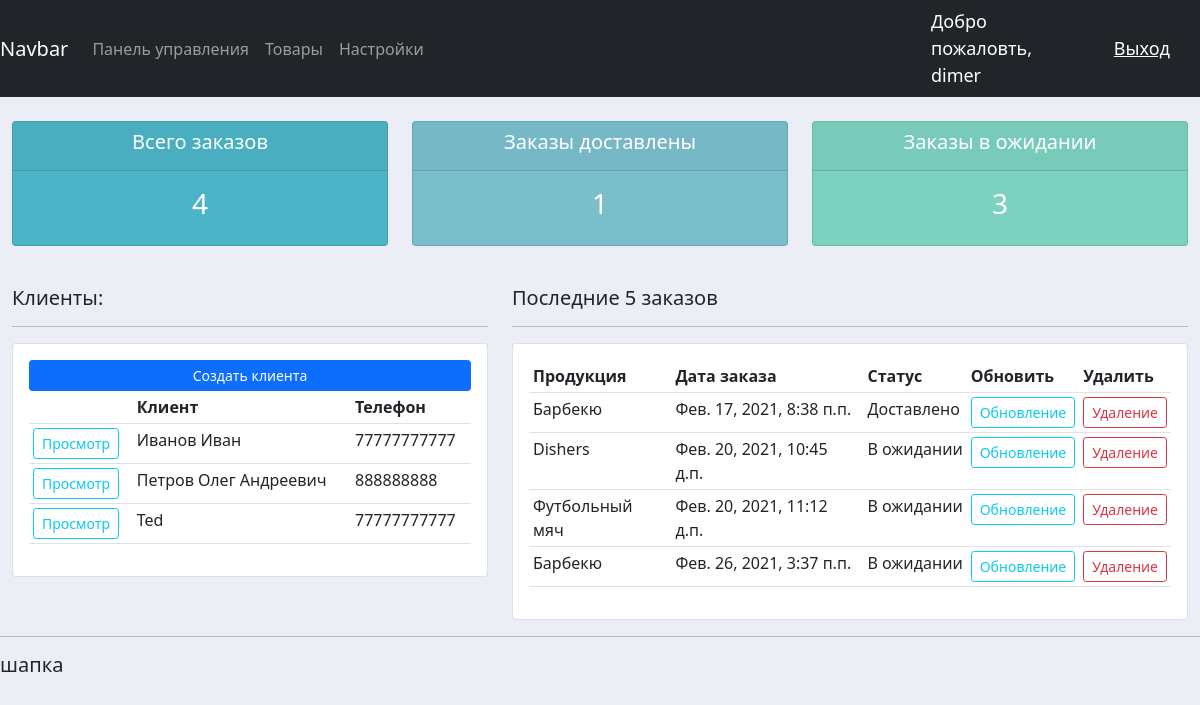
The app's page / (signed in), older data.
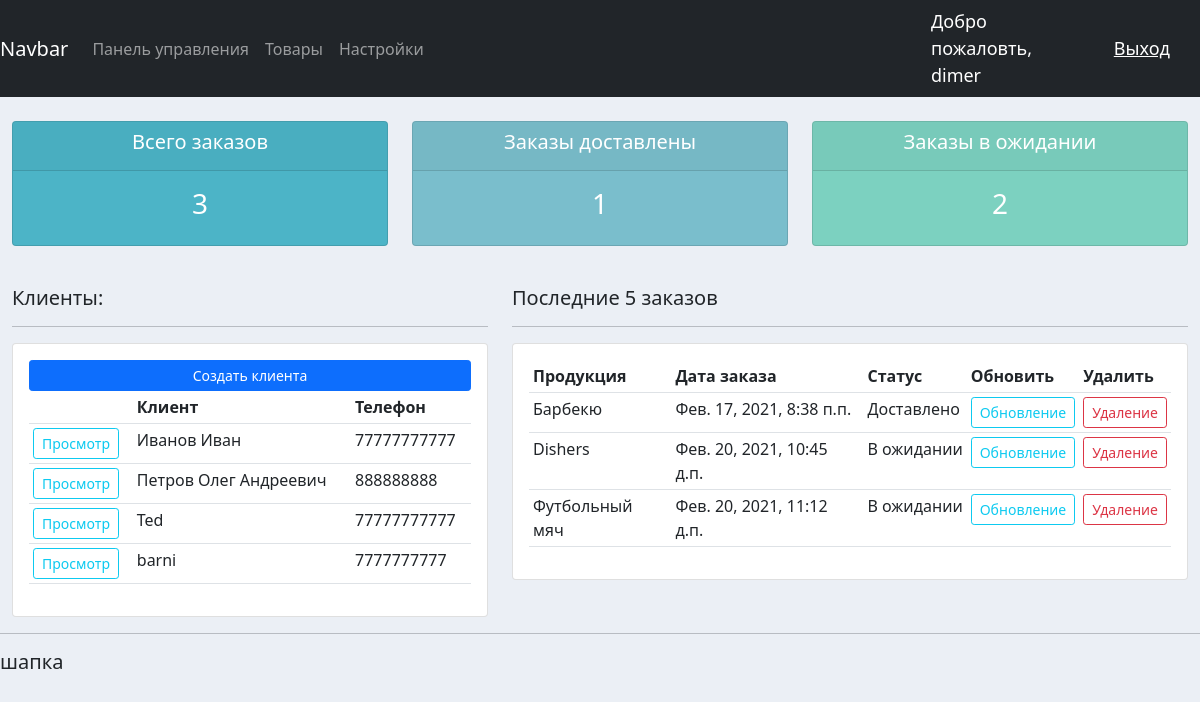
The same page, newer data.
### accounts/models.py (models this page shows, shortened)
class Customer(models.Model):
    user = models.OneToOneField(User, null = True, blank = True, on_delete = models.CASCADE, verbose_name = 'Пользователь')
    name = models.CharField(max_length=200, null = True, verbose_name = 'ФИО')
    phone = models.CharField(max_length=200, null = True, verbose_name = 'Телефон')
    email = models.CharField(max_length=200, null = True, verbose_name = 'Эл. почта')
    date_created = models.DateTimeField(auto_now_add=True, null = True, verbose_name = 'Дата')
    profile_pic = models.ImageField(default="picture1.png",null = True, blank = True)
    class Meta:
        verbose_name_plural = 'Клиенты'
        verbose_name = 'Клиент'

class Order(models.Model):
    STATUS = (
        ('В ожидании', 'В ожидании'),
        ('Готово к доставке', 'Готово к доставке'),
        ('Доставлено', 'Доставлено'),
    )
    customer = models.ForeignKey(Customer, null = True, on_delete = models.SET_NULL, verbose_name = 'Клиент')
    product = models.ForeignKey(Pruduct, null = True, on_delete = models.SET_NULL, verbose_name = 'Товар')
    date_created = models.DateTimeField(auto_now_add=True, null = True, verbose_name = 'Дата')
    status = models.CharField(max_length = 200, null = True, choices = STATUS, verbose_name = 'Статус заказа')
    note = models.CharField(max_length = 10000, null = True, verbose_name = 'Примечания', default = '-')
    class Meta:
        verbose_name_plural = 'Заказы'
        verbose_name = 'Заказ'

class Pruduct(models.Model):
    CATEGORY = (
        ('Для дома', 'Для дома'),
        ('Для улицы', 'Для улицы'),
    )
    name = models.CharField(max_length=200, null = True, verbose_name = 'Наименования')
    price = models.FloatField(null = True, verbose_name = 'Цена')
    category = models.CharField(max_length=200, null = True, choices = CATEGORY, verbose_name = 'Категория')
    description = models.CharField(max_length=200, null = True, verbose_name = 'Описание', blank = True)
    date_created = models.DateTimeField(auto_now_add=True, null = True, verbose_name = 'Дата')
    tags = models.ManyToManyField(Tag)
    class Meta:
        verbose_name_plural = 'Продукция'
        verbose_name = 'Продукция'
    def __str__(self):
        return self.name

### accounts/decorations.py (the view)
    def wrapper_func(request, *args, **kwargs):
        group = None
        if request.user.groups.exists():
            group = request.user.groups.all()[0].name
        if group == 'customer':
            return redirect('user-page')
        if group == 'admin':
            return view_func(request, *args, **kwargs)

### accounts/decorations.py (called while the page is built)
def admin_only(view_func):
    def wrapper_func(request, *args, **kwargs):
        group = None
        if request.user.groups.exists():
            group = request.user.groups.all()[0].name
        if group == 'customer':
            return redirect('user-page')
        if group == 'admin':
            return view_func(request, *args, **kwargs)
    return wrapper_func

### accounts/views.py (called while the page is built)
@login_required(login_url='login')
@admin_only
def home(request):
    order = Order.objects.all()
    customer = Customer.objects.all()
    total_customers = customer.count()
    total_order = order.count()
    delivered = order.filter(status = 'Доставлено').count()
    pending = order.filter(status = 'В ожидании').count()
    context = {'orders': order, 'customers': customer , 'total_customers': total_customers,
               'total_order': total_order, 'delivered': delivered, 'pending': pending}
    return render(request, 'accounts/dashboard.html', context)

### accounts/templates/accounts/dashboard.html
{% extends "accounts/base.html" %}
{% block content %}
{%  include 'accounts/status.html' %}
<br>
<div class="row">
	<div class="col-md-5">
		<h5>Клиенты:</h5>
		<hr>
		<div class="card card-body">
			<a class="btn btn-primary  btn-sm btn-block" href="">Создать клиента</a>
			<table class="table table-sm">
				<tr>
					<th></th>
					<th>Клиент</th>
					<th>Телефон</th>
				</tr>
				{% for customer in customers %}
					<tr>
						<td><a class="btn btn-outline-info  btn-sm btn-block" href="{% url 'customer' customer.id %}">Просмотр</a></td>
						<td>{{ customer.name }}</td>
						<td>{{ customer.phone }}</td>
					</tr>
					{% endfor %}
			</table>
		</div>
	</div>
	<div class="col-md-7">
		<h5>Последние 5 заказов</h5>
		<hr>
		<div class="card card-body">
			<table class="table table-sm">
				<tr>
					<th>Продукция</th>
					<th>Дата заказа</th>
					<th>Статус</th>
					<th>Обновить</th>
					<th>Удалить</th>
				</tr>
					{% for order in orders %}
					<tr>
						<td>{{ order.product }}</td>
						<td>{{ order.date_created }}</td>
						<td>{{ order.status }}</td>
						<td><a class="btn btn-outline-info  btn-sm btn-block" href="{% url 'update_order' order.id %}">Обновление</a></td>
						<td><a class="btn btn-outline-danger  btn-sm btn-block" href="{% url 'delete_order' order.id %}">Удаление</a></td>
					</tr>
					{% endfor %}
			</table>
		</div>
	</div>
</div>
{% endblock %}

### accounts/templates/accounts/base.html (shortened to what this page needs)
{% load static %}
<!DOCTYPE html>
<html>
<head>
    <link href="https://cdn.jsdelivr.net/npm/bootstrap@5.0.0-beta1/dist/css/bootstrap.min.css" rel="stylesheet">
    <link rel="stylesheet" type="text/css" href="{% static '/css/base.css' %}">
</head>
<body>
    {% include "accounts/navbar.html" %}
    <div class="container-fluid">
    {% block content %}
    {% endblock %}
    </div>
    <hr>
    <h5>шапка</h5>
</body>
</html>

### accounts/templates/accounts/navbar.html (shortened to what this page needs)
{% load static %}
<nav class="navbar navbar-expand-lg navbar-dark bg-dark">
    <a class="navbar-brand" href="#">Navbar</a>
    <div class="collapse navbar-collapse" id="navbarSupportedContent">
      <ul class="navbar-nav mr-auto">
        {% if request.user.is_staff %}
        <li class="nav-item active">
          <a class="nav-link" href="{% url 'home' %}">Панель управления</a>
        </li>
        <li class="nav-item">
          <a class="nav-link" href="{% url 'products' %}">Товары</a>
        </li>
        {% endif %}
        <li class="nav-item active">
          <a class="nav-link" href="{% url 'account' %}">Настройки</a>
        </li>
    </ul>
    </div>
    <span class='hello-msg'>Добро пожаловть, {{ request.user }}</span>
    <span><a class='hello-msg' href="{% url 'logout' %}">Выход</a></span>
  </nav>

### accounts/templates/accounts/status.html
<br>
<div class="row">
	<div class="col">
		<div class="col-md">
			<div class="card text-center text-white  mb-3" id="total-orders">
			  	<div class="card-header">
			  		<h5 class="card-title">Всего заказов</h5>
			  	</div>
			  	<div class="card-body">
			    	<h3 class="card-title">{{ total_order }}</h3>
			  	</div>
			</div>
		</div>
	</div>
	<div class="col">
		<div class="col-md">
			<div class="card text-center text-white  mb-3" id="orders-delivered">
			  	<div class="card-header">
			  		<h5 class="card-title">Заказы доставлены</h5>
			  	</div>
			  	<div class="card-body">
			    	<h3 class="card-title">{{ delivered }}</h3>
			  	</div>
			</div>
		</div>
	</div>
	<div class="col">
		<div class="col-md">
			<div class="card text-center text-white  mb-3" id="orders-pending">
			  	<div class="card-header">
			  		<h5 class="card-title">Заказы в ожидании</h5>
			  	</div>
			  	<div class="card-body">
			    	<h3 class="card-title">{{ pending }}</h3>
			  	</div>
			</div>
		</div>
	</div>
</div>

### accounts/static/css/base.css (style rules this page uses)
body { background-color: #ebeff5; }
#total-orders { background-color: #4cb4c7; }
#orders-delivered { background-color: #7abecc; }
#orders-pending { background-color: #7CD1C0; }

### accounts/templates/accounts/navbar.html (style rules this page uses)
.hello-msg { font-size: 18px; color: #fff; margin-right: 30px; }

Row changes from the older to the newer data that the page shows:
removed Order: product "Барбекю", date_created "Фев. 26, 2021, 3:37 п.п.", status "В ожидании"
added Customer: name "barni", phone "7777777777"
Text that changed along with them:
{{ total_order }}: "4" → "3"
{{ pending }}: "3" → "2"
